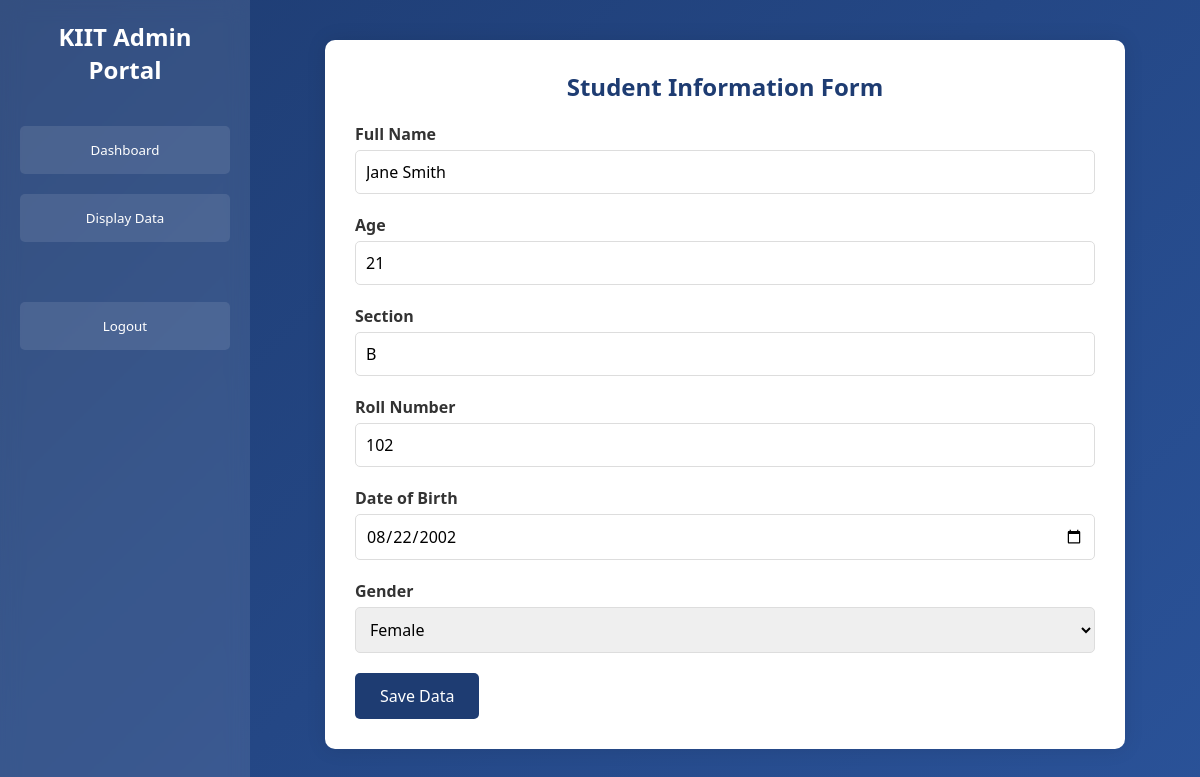
The app's page /index.php?page=dashboard&roll=102 (signed in) with its own data.
### tables this page shows
CREATE TABLE IF NOT EXISTS `students` (
    `id` INT AUTO_INCREMENT PRIMARY KEY,
    `name` VARCHAR(100) NOT NULL,
    `age` INT NOT NULL,
    `section` VARCHAR(50) NOT NULL,
    `roll_number` VARCHAR(50) NOT NULL UNIQUE,
    `dob` DATE NOT NULL,
    `gender` ENUM('Male', 'Female', 'Other') NOT NULL
);

### dashboard.php (the view, shortened to what this page needs)
<div class="form-container">
    <h2>Student Information Form</h2>
    <?php
    $student = [];
    if (isset($_GET['roll'])) {
        $stmt = $pdo->prepare("SELECT * FROM students WHERE roll_number = ?");
        $stmt->execute([$_GET['roll']]);
        $student = $stmt->fetch();
    }
    ?>
    <form method="POST">
        <div class="form-group">
            <label>Full Name</label>
            <input type="text" name="name" required value="<?= $student['name'] ?? '' ?>">
        </div>
        <div class="form-group">
            <label>Age</label>
            <input type="number" name="age" required value="<?= $student['age'] ?? '' ?>">
        </div>
        <div class="form-group">
            <label>Section</label>
            <input type="text" name="section" required value="<?= $student['section'] ?? '' ?>">
        </div>
        <div class="form-group">
            <label>Roll Number</label>
            <input type="text" name="roll_number" required value="<?= $student['roll_number'] ?? '' ?>">
        </div>
        <div class="form-group">
            <label>Date of Birth</label>
            <input type="date" name="dob" required value="<?= $student['dob'] ?? '' ?>">
        </div>
        <div class="form-group">
            <label>Gender</label>
            <select name="gender" required>
                <option value="Female" <?= ($student['gender'] ?? '') == 'Female' ? 'selected' : '' ?>>Female</option>
            </select>
        </div>
        <button type="submit" class="btn">Save Data</button>
    </form>
</div>

### style.css (style rules this page uses)
* { margin: 0; padding: 0; box-sizing: border-box; font-family: 'Segoe UI', Tahoma, Geneva, Verdana, sans-serif; }
body { background: linear-gradient(135deg, #1e3c72, #2a5298); min-height: 100vh; color: #333; }
.form-container { background: white; padding: 30px; border-radius: 10px; box-shadow: 0 0 20px rgba(0, 0, 0, 0.1); max-width: 800px; margin: 0 auto; }
.form-container h2 { margin-bottom: 20px; color: #1e3c72; text-align: center; }
.form-group { margin-bottom: 20px; }
.form-group label { display: block; margin-bottom: 5px; color: #333; font-weight: bold; }
.form-group input, .form-group select { width: 100%; padding: 10px; border: 1px solid #ddd; border-radius: 5px; font-size: 16px; transition: border-color 0.3s ease; }
.btn { background: #1e3c72; color: white; padding: 12px 25px; border: none; border-radius: 5px; cursor: pointer; transition: 0.3s; font-size: 16px; }

### records on screen
students: name "Jane Smith", age "21", section "B", roll_number "102", dob "08/22/2002", gender "Female"
